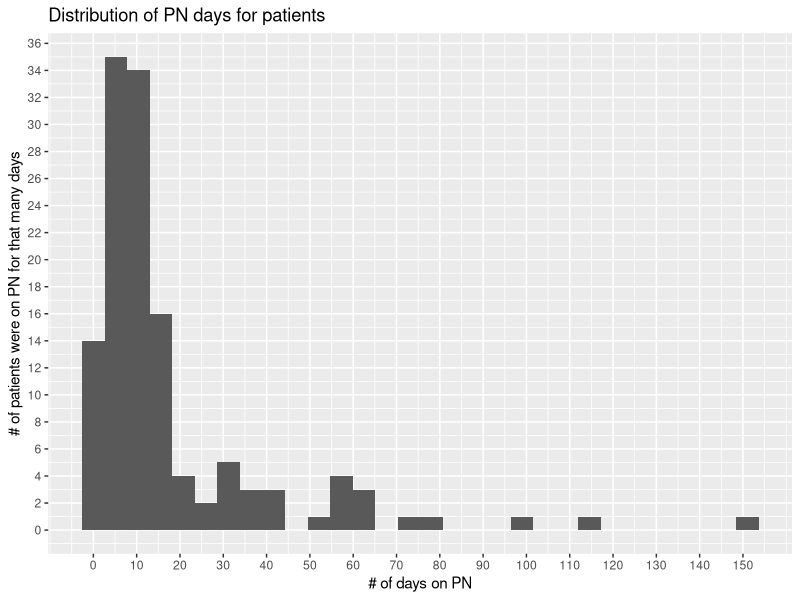

The R source for this figure:
## ---- chunk 1
library(tidyverse)
library(readxl)
library(lubridate)
library(dplyr)
library(ggridges)
## ---- chunk 2
central_lined_df =
  read_excel("./CLABSI_data.xlsx", sheet = 1, range = cell_cols("A:G")) %>% 
  arrange(EMPI) %>% 
  select(EMPI, ordering_date) %>% 
mutate(
  status = "central_lined",
  end_date = ymd(ordering_date) + days(14)
) %>% 
  distinct(EMPI, ordering_date, .keep_all = TRUE) %>% 
  mutate(
      period_1 = interval(ymd(ordering_date), ymd(end_date)),
      date = ordering_date
  ) %>% 
  select(EMPI, status, date, period_1) 

central_lined_df
## ---- chunk 3
bcp_df =
  read_excel("./CLABSI_data.xlsx", sheet = 3, range = cell_cols("A:K")) %>% 
  arrange(EMPI) %>% 
  select(EMPI, PROC_NAME, RESULT_TIME) %>% 
  filter(PROC_NAME == "BLOOD CULTURE") %>% 
  mutate(
  status = "blood_culture_positive",
  date = as.Date(RESULT_TIME, "%y/%m/%d")
)  %>% 
  distinct(EMPI, date, .keep_all = TRUE)
bcp_df
## ---- chunk 4
join_cl_bcp =
  left_join(central_lined_df, bcp_df, by = c("EMPI")) %>%
  mutate(
    bcp_status = ifelse(date.y %within% period_1, 1, 0)
  ) %>%    
drop_na() %>% 
  select(EMPI, bcp_status)

join_cl_bcp
## ---- chunk 5
EDA_plot =
  left_join(central_lined_df, join_cl_bcp, by = c("EMPI")) %>% 
  drop_na()
EDA_plot
## ---- chunk 6
tpn_df =
   read_excel("./CLABSI_data.xlsx", sheet = 4, range = cell_cols("A:K")) %>% 
  arrange(EMPI) %>% 
  select(EMPI, START_DATE, END_DATE) %>% 
  mutate(
    status = "tpn"
  )
tpn_df
## ---- chunk 7

distr_plot = 
  tpn_df %>% 
    group_by(EMPI) %>% 
 summarize(n_obs = n()) %>% 
   mutate(patient = 1:n(),
          patient = as.integer(patient))
ggplot(distr_plot, aes(x = n_obs)) +
  geom_histogram() + scale_x_continuous(breaks = seq(0, 150, by = 10)) + scale_y_continuous(breaks = seq(0, 40, by = 2)) +
  labs(
    title = "Distribution of PN days for patients",
    x = "# of days on PN",
    y = "# of patients were on PN for that many days"
  ) 
distr_plot


